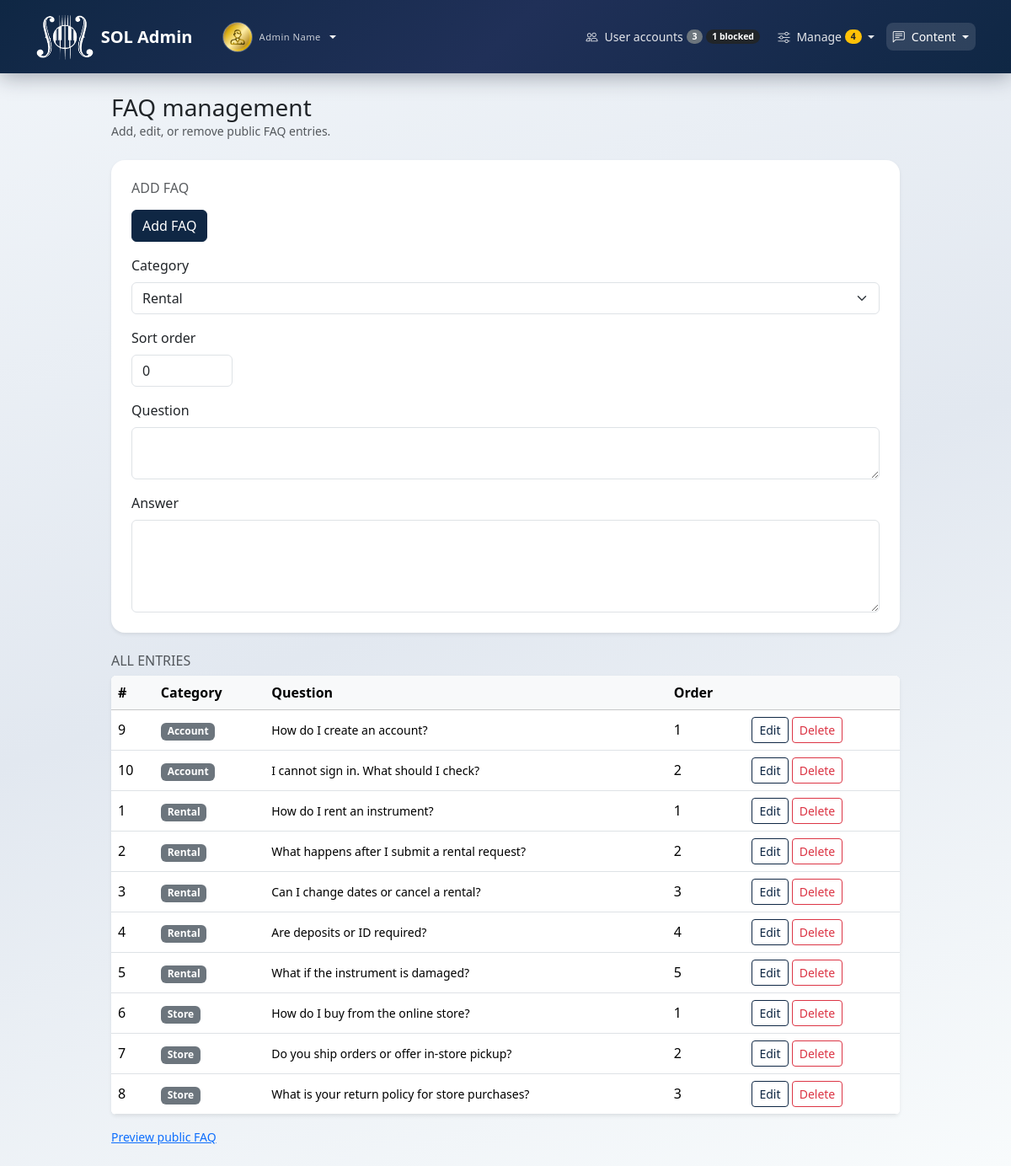
Screenshot of /admin/faq_admin.php (signed in) with the database file from the repository.
### tables this page shows
CREATE TABLE IF NOT EXISTS `users` (
  `id` int(11) NOT NULL AUTO_INCREMENT,
  `first_name` varchar(255) NOT NULL,
  `last_name` varchar(255) NOT NULL,
  `pass` varchar(255) NOT NULL,
  `email` varchar(255) NOT NULL,
  `dob` date DEFAULT NULL,
  `picture` varchar(255) DEFAULT 'avatar.png',
  `status` varchar(10) NOT NULL DEFAULT 'user',
  `account_blocked` tinyint(1) NOT NULL DEFAULT 0,
  PRIMARY KEY (`id`),
  UNIQUE KEY `uk_users_email` (`email`)
);

CREATE TABLE IF NOT EXISTS `faq` (
  `id` int(10) UNSIGNED NOT NULL AUTO_INCREMENT,
  `question` varchar(1000) NOT NULL,
  `answer` varchar(2000) NOT NULL,
  `category` varchar(32) NOT NULL DEFAULT 'Rental',
  `sort_order` int(10) UNSIGNED NOT NULL DEFAULT 0,
  `created_at` timestamp NULL DEFAULT current_timestamp(),
  PRIMARY KEY (`id`),
  KEY `idx_faq_category` (`category`),
  KEY `idx_faq_sort` (`category`,`sort_order`,`id`)
);

### admin/faq_admin.php (the view, shortened to what the rows shown need)
<?php
require_once dirname(__DIR__) . "/includes/app.php";
if (!sol_db_table_exists($connect, "faq")) {
    $page_title = "FAQ admin";
    $nav_role = "admin";
    $active_nav = "faq_admin";
    require_once dirname(__DIR__) . "/includes/layout_top.php";
    echo '<div class="container py-4"><div class="alert alert-warning">Run <code>schema_updates.sql</code> to create the <code>faq</code> table.</div></div>';
    require_once dirname(__DIR__) . "/includes/layout_bottom.php";
    exit;
}
$hasFaqSortOrder = sol_db_column_exists($connect, "faq", "sort_order");
$editRow = null;
$faqListOrder = $hasFaqSortOrder ? "category ASC, sort_order ASC, id ASC" : "category ASC, id ASC";
$list = $connect->query("SELECT * FROM faq ORDER BY " . $faqListOrder);
$rows = $list ? $list->fetch_all(MYSQLI_ASSOC) : [];
$nav_role = "admin";
require_once dirname(__DIR__) . "/includes/layout_top.php";
?>
<div class="container py-4" style="max-width: 960px;">
    <div class="d-flex flex-wrap justify-content-between align-items-center gap-2 mb-4">
        <div>
            <h1 class="h3 mb-0">FAQ management</h1>
        </div>
    </div>
    <div class="card border-0 shadow-sm mb-4 sol-card-shell">
        <div class="card-body p-4">
            <h2 class="h6 text-uppercase text-muted mb-3"><?= $editRow ? "Edit FAQ #" . (int)$editRow["id"] : "Add FAQ" ?></h2>
        </div>
    </div>
    <h2 class="h6 text-uppercase text-muted mb-2">All entries</h2>
    <div class="table-responsive card border-0 shadow-sm">
        <table class="table table-hover align-middle mb-0 bg-white">
            <thead class="table-light">
                <tr>
                    <th>#</th>
                    <th>Category</th>
                    <th>Question</th>
                    <?php if ($hasFaqSortOrder): ?><th>Order</th><?php endif; ?>
                    <th></th>
                </tr>
            </thead>
            <tbody>
                <?php foreach ($rows as $r): ?>
                    <tr>
                        <td><?= (int)$r["id"] ?></td>
                        <td><span class="badge bg-secondary"><?= htmlspecialchars((string)$r["category"], ENT_QUOTES, "UTF-8") ?></span></td>
                        <td class="small"><?php
                            $qq = (string)$r["question"];
                            $short = mb_strlen($qq) > 80 ? mb_substr($qq, 0, 80) . "…" : $qq;
                            echo htmlspecialchars($short, ENT_QUOTES, "UTF-8");
                        ?></td>
                        <?php if ($hasFaqSortOrder): ?><td><?= (int)($r["sort_order"] ?? 0) ?></td><?php endif; ?>
                        <td class="text-nowrap">
                            <a class="btn btn-sm btn-outline-primary" href="<?= htmlspecialchars(sol_url("admin/faq_admin.php?edit=" . (int)$r["id"]), ENT_QUOTES, "UTF-8") ?>">Edit</a>
                            <form method="post" class="d-inline" data-sol-confirm="Delete this FAQ?">
                                <button type="submit" name="delete_faq" value="1" class="btn btn-sm btn-outline-danger">Delete</button>
                            </form>
                        </td>
                    </tr>
                <?php endforeach; ?>
            </tbody>
        </table>
    </div>
</div>
<?php require_once dirname(__DIR__) . "/includes/layout_bottom.php";

### includes/partials/navbar.php (shortened to what the rows shown need)
<?php
$homeUrl = sol_url("index.php");
$isGuest = $nav_role === "guest";
$isAuth = $nav_role === "auth";
$isUser = $nav_role === "user";
$isAdmin = $nav_role === "admin";
$brandHref = $isAdmin ? sol_url("admin/dashboard.php") : ($isGuest ? $homeUrl : sol_url("account/home.php"));
$brandLabel = $isAdmin ? "SOL Admin" : "SOL";
?>
<nav class="navbar navbar-expand-lg sol-navbar py-3" data-bs-theme="dark">
    <div class="container" style="max-width: 1140px;">
        <?php if ($isGuest || $isAuth): ?>
        <a class="navbar-brand d-flex align-items-center gap-2 gap-md-3 text-white text-decoration-none mb-0" href="<?= htmlspecialchars($brandHref, ENT_QUOTES, "UTF-8") ?>">
            <img src="<?= htmlspecialchars(sol_url("info/sol-logo.png"), ENT_QUOTES, "UTF-8") ?>" alt="SOL" class="sol-navbar-logo flex-shrink-0">
            <span class="d-flex flex-column lh-1">
                <span class="fw-semibold"><?= htmlspecialchars($brandLabel, ENT_QUOTES, "UTF-8") ?></span>
            </span>
        </a>
        <?php else: ?>
        <div class="d-flex align-items-center gap-2 gap-md-3 me-2 me-lg-3 flex-shrink-1 min-w-0 sol-navbar-brand-cluster">
            <a class="navbar-brand d-flex align-items-center gap-2 text-white text-decoration-none mb-0 py-0" href="<?= htmlspecialchars($brandHref, ENT_QUOTES, "UTF-8") ?>">
                <img src="<?= htmlspecialchars(sol_url("info/sol-logo.png"), ENT_QUOTES, "UTF-8") ?>" alt="SOL" class="sol-navbar-logo flex-shrink-0">
                <span class="fw-semibold d-none d-sm-inline"><?= htmlspecialchars($brandLabel, ENT_QUOTES, "UTF-8") ?></span>
            </a>
            <div class="dropdown">
                <a class="sol-navbar-user-toggle d-flex align-items-center gap-2 text-white text-decoration-none dropdown-toggle <?= ($isUser && $active_nav === "profile") ? "active" : "" ?>"
                   href="#" id="solNavbarUserMenu" role="button" data-bs-toggle="dropdown" data-bs-auto-close="true" aria-expanded="false" aria-label="Account menu">
                    <img src="<?= htmlspecialchars(sol_url("pictures/" . $userPictureNav), ENT_QUOTES, "UTF-8") ?>"
                         width="36" height="36" alt=""
                         class="rounded-circle border border-light border-opacity-25 object-fit-cover flex-shrink-0">
                    <span class="d-flex flex-column lh-1 text-start min-w-0 d-none d-sm-flex">
                        <span class="sol-brand-sub text-truncate" style="max-width: 9.5rem"><?= htmlspecialchars($displayNameNav, ENT_QUOTES, "UTF-8") ?></span>
                    </span>
                </a>
            </div>
        </div>
        <?php endif; ?>
    </div>
</nav>

### rows the page displays
users: picture (picture), displayNameNav "Admin Name"
faq: id "9", category "Account", question "How do I create an account?", sort_order "1"
faq: id "10", category "Account", question "I cannot sign in. What should I check?", sort_order "2"
faq: id "1", category "Rental", question "How do I rent an instrument?", sort_order "1"
faq: id "2", category "Rental", question "What happens after I submit a rental request?", sort_order "2"
faq: id "3", category "Rental", question "Can I change dates or cancel a rental?", sort_order "3"
faq: id "4", category "Rental", question "Are deposits or ID required?", sort_order "4"
faq: id "5", category "Rental", question "What if the instrument is damaged?", sort_order "5"
faq: id "6", category "Store", question "How do I buy from the online store?", sort_order "1"
faq: id "7", category "Store", question "Do you ship orders or offer in-store pickup?", sort_order "2"
faq: id "8", category "Store", question "What is your return policy for store purchases?", sort_order "3"

### other values shown
$brandLabel "SOL Admin"
$adminNavCounts["users_total"] "3"
$adminNavCounts["blocked_users"] "1"
$adminManageAttention "4"
form field category "Rental"
